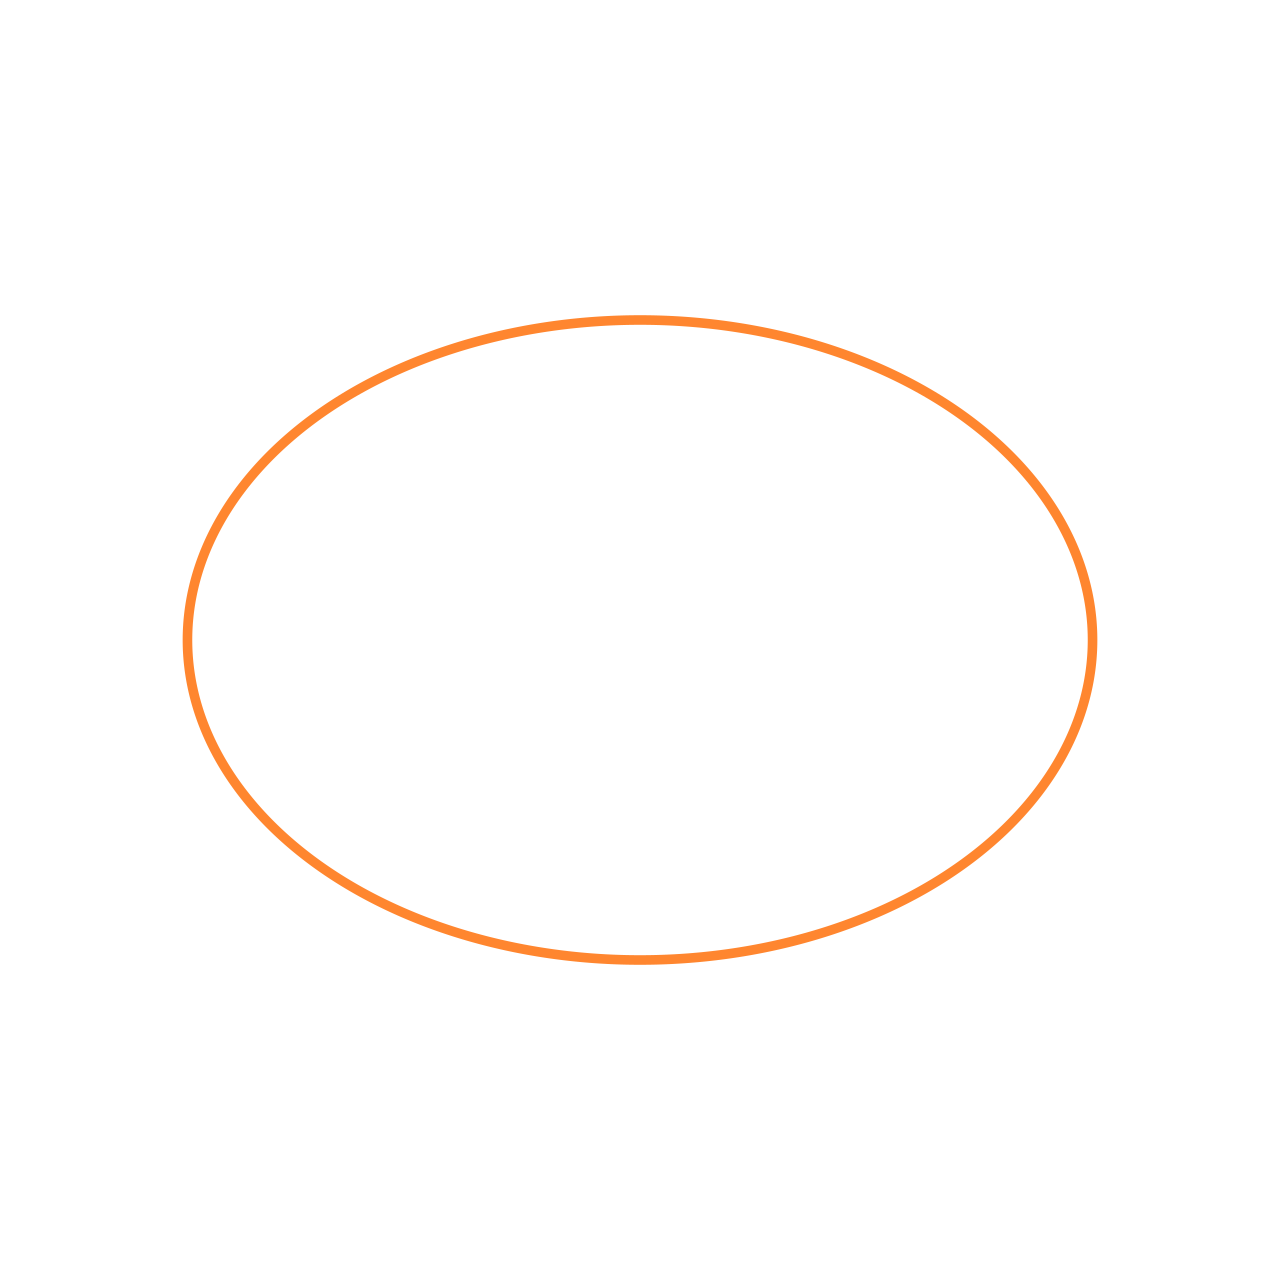

This chart was generated by the following Python code:
from manim import *
from manim.utils.color.BS381 import ORANGE_BROWN
import numpy as np

import sys
import os
sys.path.append(os.path.dirname(os.path.dirname(os.path.abspath(__file__))))
from modules import CustomAxes, Ellipse

class Scene1Ellipse(MovingCameraScene):
    def construct(self):
        self.camera.frame_width = 8
        self.camera.frame_height = 8
        self.camera.background_color = WHITE
        self.camera.frame.save_state()
        self.camera.frame.scale(0.3)
        axes = CustomAxes(
            x_range=[-4, 4, 1],
            y_range=[-4, 4, 1],
            x_length=8,
            y_length=8,
            axis_config={"color": BLACK, "stroke_width": 2, "tip_length": 0.2},
        )

        ellipse = Ellipse(a=2*np.sqrt(2), b=2)
        ellipse_func = ellipse.get_parametric_function()

        t_tracker = ValueTracker(PI/2)
        ellipse_graph = always_redraw(lambda: ParametricFunction(
            lambda t: axes.coords_to_point(*ellipse_func(t)),
            t_range=[PI/2, t_tracker.get_value()],
            color=ORANGE,
            stroke_width=6
        ))

        focus_right = ellipse.get_foci_dots(axes, color=RED)[1]
        focus_left = ellipse.get_foci_dots(axes, color=RED)[0]

        dot_radius_tracker = ValueTracker(0)
        p_dot = always_redraw(lambda: Dot(axes.coords_to_point(*ellipse_func(t_tracker.get_value())), color=ORANGE_BROWN, radius=dot_radius_tracker.get_value()))

        self.camera.frame.move_to(axes.c2p(*ellipse_func(t_tracker.get_value())))
        self.add(t_tracker, self.camera.frame)
        # camera_updater = lambda f: f.move_to(axes.c2p(*hyperbola_right_func(t_tracker.get_value())))
        # self.camera.frame.add_updater(camera_updater)
        # self.add(axes)
        self.add(ellipse_graph)
        self.add(focus_right, focus_left)
        self.add(p_dot)
        self.play(dot_radius_tracker.animate.set_value(0.1))

        line_width_tracker = ValueTracker(0)
        pf1_line = always_redraw(lambda: Line(p_dot.get_center(), focus_right.get_center(), color=GRAY, stroke_width=4*line_width_tracker.get_value()))
        pf2_line = always_redraw(lambda: Line(p_dot.get_center(), focus_left.get_center(), color=GRAY, stroke_width=4*line_width_tracker.get_value()))
        circle1 = always_redraw(lambda: Circle(radius=np.linalg.norm(focus_right.get_center() - p_dot.get_center()), color=GRAY_A, stroke_width=2*line_width_tracker.get_value()).move_to(p_dot.get_center()))
        circle2 = always_redraw(lambda: Circle(radius=4*np.sqrt(2), color=GRAY_A, stroke_width=2*line_width_tracker.get_value()).move_to(focus_left.get_center()))
        self.add(pf1_line, pf2_line, circle1, circle2)
        self.play(AnimationGroup(AnimationGroup(line_width_tracker.animate.set_value(1), run_time=4, rate_func=rate_functions.ease_out_cubic), AnimationGroup(t_tracker.animate.set_value(PI/2+2*PI), run_time=4), lag_ratio=0), AnimationGroup(Restore(self.camera.frame), rate_func=rate_functions.ease_out_cubic), run_time=4)


        # self.camera.frame.remove_updater(camera_updater)
        # self.play(Restore(self.camera.frame))
        self.play(AnimationGroup(AnimationGroup(AnimationGroup(FadeOut(focus_right), FadeOut(focus_left), FadeOut(pf1_line), FadeOut(pf2_line), FadeOut(circle1), FadeOut(circle2)), AnimationGroup(FadeOut(p_dot)), run_time=1.5, lag_ratio=0.5)))

        self.wait(2)

        self.camera.get_image().save("scene1_ellipse.png")


